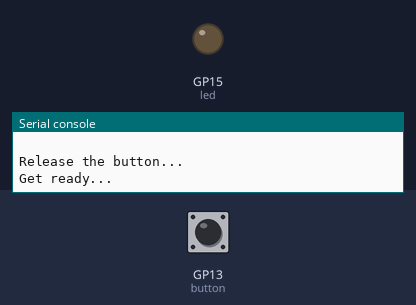
The program below on a simulated Raspberry Pi Pico running MicroPython. Parts: output pins drawn as LEDs (lit = HIGH), the last lines printed to the serial console. The test bench sets the inputs (shaded band); at power-on: GP13 (button) LOW. Random numbers come from a fixed seed. At 12.7 s the program stops and its outputs stay as they are.

Above: at 1.2 s.
1.3 s: GP13 (button) pulled HIGH for 0.15 s
At 3.9 s:
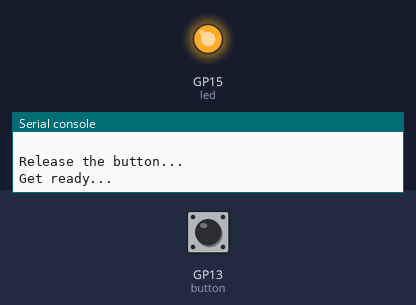
4.4 s: GP13 (button) pulled HIGH for 1 s
At 5.2 s:
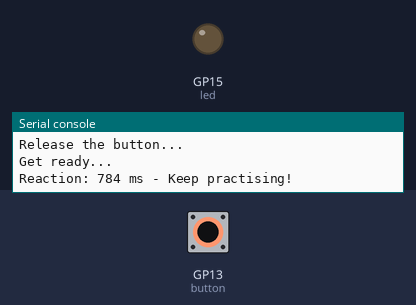
6.9 s: GP13 (button) driven HIGH
9.6 s: GP13 (button) driven LOW
At 12.42 s:
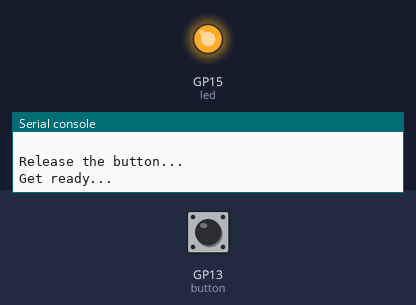
12.6 s: GP13 (button) pulsed HIGH 2 times (0.12 s each, 0.3 s apart)
At 13.8 s:
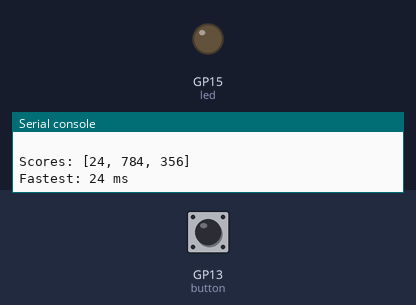
Timing chart, 0 to 14.2 s (numbered marks = the images above; inputs shaded):
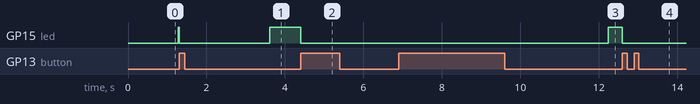

The program:

03_reaction_game_2_solution.py
```python
from machine import Pin
from random import randint
from time import sleep_ms, ticks_diff, ticks_ms

BUTTON_PIN = 13
LED_PIN = 15
ROUNDS = 3

button = Pin(BUTTON_PIN, Pin.IN)
led = Pin(LED_PIN, Pin.OUT)
scores = []

print("Reaction-Time Challenge")
print("Press only after the LED turns on.")

try:
    while len(scores) < ROUNDS:
        print("\nRelease the button...")
        while button.value():
            sleep_ms(10)

        wait_ms = randint(1000, 3000)
        print("Get ready...")
        sleep_ms(wait_ms)

        if button.value():
            print("False start! This round does not count.")
        else:
            led.on()
            start_ms = ticks_ms()

            while not button.value():
                sleep_ms(1)

            reaction_ms = ticks_diff(ticks_ms(), start_ms)
            led.off()
            scores.append(reaction_ms)

            if reaction_ms < 350:
                message = "Quick!"
            else:
                message = "Keep practising!"

            print("Reaction:", reaction_ms, "ms -", message)

        while button.value():
            sleep_ms(10)

    print("\nScores:", scores)
    print("Fastest:", min(scores), "ms")
finally:
    led.off()
```

Measured:
- after the input at 1.3 s, GP15 (led): HIGH → LOW at once, → HIGH 2.3 s later
- after the input at 4.4 s, GP15 (led): HIGH → LOW at once
- after the input at 9.6 s, GP15 (led): LOW → HIGH after 2.6 s
- after the input at 12.6 s, GP15 (led): HIGH → LOW at once
